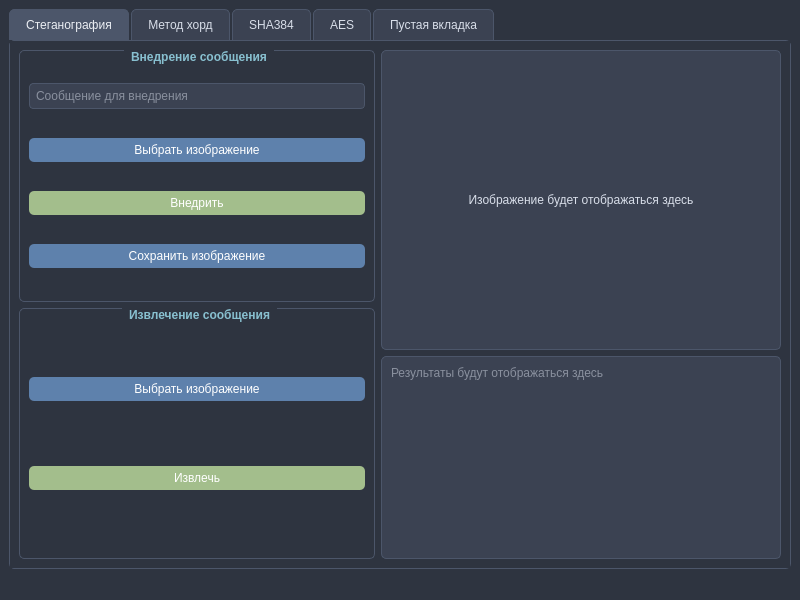
<?xml version="1.0" encoding="UTF-8"?>
<ui version="4.0">
 <class>MainWindow</class>
 <widget class="QMainWindow" name="MainWindow">
  <property name="geometry">
   <rect>
    <x>0</x>
    <y>0</y>
    <width>800</width>
    <height>600</height>
   </rect>
  </property>
  <property name="windowTitle">
   <string>Многофункциональное приложение</string>
  </property>
  <property name="styleSheet">
   <string notr="true">background-color: #2E3440;
color: #D8DEE9; </string>
  </property>
  <widget class="QWidget" name="centralwidget">
   <layout class="QVBoxLayout" name="verticalLayout">
    <item>
     <widget class="QTabWidget" name="tabWidget">
      <property name="styleSheet">
       <string notr="true">QTabWidget::pane {
    border: 1px solid #4C566A;
    background-color: #2E3440;
    border-radius: 5px;
}

QTabBar::tab {
    background-color: #3B4252;
    color: #D8DEE9;
    padding: 8px 16px;
    border-top-left-radius: 5px;
    border-top-right-radius: 5px;
    border: 1px solid #4C566A;
    border-bottom: none;
    margin-right: 2px;
}

QTabBar::tab:selected {
    background-color: #4C566A;
    color: #ECEFF4;
}

QTabBar::tab:hover:!selected {
    background-color: #434C5E;
}</string>
      </property>
      <property name="currentIndex">
       <number>0</number>
      </property>
      <widget class="QWidget" name="tabSteganography">
       <attribute name="title">
        <string>Стеганография</string>
       </attribute>
       <layout class="QVBoxLayout" name="verticalLayout_2">
        <item>
         <layout class="QHBoxLayout" name="horizontalLayout">
          <item>
           <layout class="QVBoxLayout" name="verticalLayout_3">
            <item>
             <widget class="QGroupBox" name="groupBoxEmbed">
              <property name="title">
               <string>Внедрение сообщения</string>
              </property>
              <property name="styleSheet">
               <string notr="true">QGroupBox {
    border: 1px solid #4C566A;
    border-radius: 5px;
    margin-top: 1ex;
    font-weight: bold;
    color: #88C0D0;
}

QGroupBox::title {
    subcontrol-origin: margin;
    subcontrol-position: top center;
    padding: 0 5px;
}</string>
              </property>
              <layout class="QVBoxLayout" name="verticalLayout_5">
               <item>
                <widget class="QLineEdit" name="editEmbedMessage">
                 <property name="styleSheet">
                  <string notr="true">QLineEdit {
    background-color: #3B4252;
    color: #D8DEE9;
    border: 1px solid #4C566A;
    border-radius: 4px;
    padding: 4px;
}</string>
                 </property>
                 <property name="placeholderText">
                  <string>Сообщение для внедрения</string>
                 </property>
                </widget>
               </item>
               <item>
                <widget class="QPushButton" name="btnSelectImageEmbed">
                 <property name="styleSheet">
                  <string notr="true">QPushButton {
    background-color: #5E81AC;
    color: white;
    border-radius: 5px;
    padding: 5px;
}
QPushButton:hover {
    background-color: #81A1C1;
}</string>
                 </property>
                 <property name="text">
                  <string>Выбрать изображение</string>
                 </property>
                </widget>
               </item>
               <item>
                <widget class="QPushButton" name="btnEmbed">
                 <property name="styleSheet">
                  <string notr="true">QPushButton {
    background-color: #A3BE8C;
    color: white;
    border-radius: 5px;
    padding: 5px;
}
QPushButton:hover {
    background-color: #B9D39C;
}</string>
                 </property>
                 <property name="text">
                  <string>Внедрить</string>
                 </property>
                </widget>
               </item>
               <item>
                <widget class="QPushButton" name="btnSaveImage">
                 <property name="styleSheet">
                  <string notr="true">QPushButton {
    background-color: #5E81AC;
    color: white;
    border-radius: 5px;
    padding: 5px;
}
QPushButton:hover {
    background-color: #81A1C1;
}</string>
                 </property>
                 <property name="text">
                  <string>Сохранить изображение</string>
                 </property>
                </widget>
               </item>
              </layout>
             </widget>
            </item>
            <item>
             <widget class="QGroupBox" name="groupBoxExtract">
              <property name="title">
               <string>Извлечение сообщения</string>
              </property>
              <property name="styleSheet">
               <string notr="true">QGroupBox {
    border: 1px solid #4C566A;
    border-radius: 5px;
    margin-top: 1ex;
    font-weight: bold;
    color: #88C0D0;
}

QGroupBox::title {
    subcontrol-origin: margin;
    subcontrol-position: top center;
    padding: 0 5px;
}</string>
              </property>
              <layout class="QVBoxLayout" name="verticalLayout_6">
               <item>
                <widget class="QPushButton" name="btnSelectImageExtract">
                 <property name="styleSheet">
                  <string notr="true">QPushButton {
    background-color: #5E81AC;
    color: white;
    border-radius: 5px;
    padding: 5px;
}
QPushButton:hover {
    background-color: #81A1C1;
}</string>
                 </property>
                 <property name="text">
                  <string>Выбрать изображение</string>
                 </property>
                </widget>
               </item>
               <item>
                <widget class="QPushButton" name="btnExtract">
                 <property name="styleSheet">
                  <string notr="true">QPushButton {
    background-color: #A3BE8C;
    color: white;
    border-radius: 5px;
    padding: 5px;
}
QPushButton:hover {
    background-color: #B9D39C;
}</string>
                 </property>
                 <property name="text">
                  <string>Извлечь</string>
                 </property>
                </widget>
               </item>
              </layout>
             </widget>
            </item>
           </layout>
          </item>
          <item>
           <layout class="QVBoxLayout" name="verticalLayout_4">
            <item>
             <widget class="QLabel" name="labelImage">
              <property name="minimumSize">
               <size>
                <width>400</width>
                <height>300</height>
               </size>
              </property>
              <property name="styleSheet">
               <string notr="true">QLabel {
    background-color: #3B4252;
    border: 1px solid #4C566A;
    border-radius: 5px;
}</string>
              </property>
              <property name="text">
               <string>Изображение будет отображаться здесь</string>
              </property>
              <property name="alignment">
               <set>Qt::AlignCenter</set>
              </property>
             </widget>
            </item>
            <item>
             <widget class="QTextEdit" name="textOutput">
              <property name="styleSheet">
               <string notr="true">QTextEdit {
    background-color: #3B4252;
    color: #D8DEE9;
    border: 1px solid #4C566A;
    border-radius: 5px;
    padding: 5px;
}</string>
              </property>
              <property name="readOnly">
               <bool>true</bool>
              </property>
              <property name="placeholderText">
               <string>Результаты будут отображаться здесь</string>
              </property>
             </widget>
            </item>
           </layout>
          </item>
         </layout>
        </item>
       </layout>
      </widget>
      <widget class="QWidget" name="tabChordMethod">
       <attribute name="title">
        <string>Метод хорд</string>
       </attribute>
       <layout class="QVBoxLayout" name="verticalLayout_7">
        <item>
         <layout class="QHBoxLayout" name="horizontalLayout_2">
          <item>
           <layout class="QVBoxLayout" name="verticalLayout_8">
            <item>
             <widget class="QGroupBox" name="groupBoxFunction">
              <property name="title">
               <string>Функция</string>
              </property>
              <property name="styleSheet">
               <string notr="true">QGroupBox {
    border: 1px solid #4C566A;
    border-radius: 5px;
    margin-top: 1ex;
    font-weight: bold;
    color: #88C0D0;
}

QGroupBox::title {
    subcontrol-origin: margin;
    subcontrol-position: top center;
    padding: 0 5px;
}</string>
              </property>
              <layout class="QVBoxLayout" name="verticalLayout_9">
               <item>
                <widget class="QComboBox" name="comboFunction">
                 <property name="styleSheet">
                  <string notr="true">QComboBox {
    background-color: #3B4252;
    color: #D8DEE9;
    border: 1px solid #4C566A;
    border-radius: 4px;
    padding: 4px;
}</string>
                 </property>
                 <item>
                  <property name="text">
                   <string>x^2 - 4</string>
                  </property>
                 </item>
                 <item>
                  <property name="text">
                   <string>sin(x) - 0.5</string>
                  </property>
                 </item>
                 <item>
                  <property name="text">
                   <string>x^3 - 2*x - 5</string>
                  </property>
                 </item>
                 <item>
                  <property name="text">
                   <string>exp(x) - 3</string>
                  </property>
                 </item>
                 <item>
                  <property name="text">
                   <string>log(x) - 1</string>
                  </property>
                 </item>
                </widget>
               </item>
              </layout>
             </widget>
            </item>
            <item>
             <widget class="QGroupBox" name="groupBoxInterval">
              <property name="title">
               <string>Интервал</string>
              </property>
              <property name="styleSheet">
               <string notr="true">QGroupBox {
    border: 1px solid #4C566A;
    border-radius: 5px;
    margin-top: 1ex;
    font-weight: bold;
    color: #88C0D0;
}

QGroupBox::title {
    subcontrol-origin: margin;
    subcontrol-position: top center;
    padding: 0 5px;
}</string>
              </property>
              <layout class="QFormLayout" name="formLayout">
               <item row="0" column="0">
                <widget class="QLabel" name="labelA">
                 <property name="text">
                  <string>a:</string>
                 </property>
                </widget>
               </item>
               <item row="0" column="1">
                <widget class="QLineEdit" name="editA">
                 <property name="styleSheet">
                  <string notr="true">QLineEdit {
    background-color: #3B4252;
    color: #D8DEE9;
    border: 1px solid #4C566A;
    border-radius: 4px;
    padding: 4px;
}</string>
                 </property>
                 <property name="text">
                  <string>0</string>
                 </property>
                </widget>
               </item>
               <item row="1" column="0">
                <widget class="QLabel" name="labelB">
                 <property name="text">
                  <string>b:</string>
                 </property>
                </widget>
               </item>
               <item row="1" column="1">
                <widget class="QLineEdit" name="editB">
                 <property name="styleSheet">
                  <string notr="true">QLineEdit {
    background-color: #3B4252;
    color: #D8DEE9;
    border: 1px solid #4C566A;
    border-radius: 4px;
    padding: 4px;
}</string>
                 </property>
                 <property name="text">
                  <string>3</string>
                 </property>
                </widget>
               </item>
              </layout>
             </widget>
            </item>
            <item>
             <widget class="QGroupBox" name="groupBoxParams">
              <property name="title">
               <string>Параметры</string>
              </property>
              <property name="styleSheet">
               <string notr="true">QGroupBox {
    border: 1px solid #4C566A;
    border-radius: 5px;
    margin-top: 1ex;
    font-weight: bold;
    color: #88C0D0;
}

QGroupBox::title {
    subcontrol-origin: margin;
    subcontrol-position: top center;
    padding: 0 5px;
}</string>
              </property>
              <layout class="QFormLayout" name="formLayout_2">
               <item row="0" column="0">
                <widget class="QLabel" name="labelEpsilon">
                 <property name="text">
                  <string>Точность:</string>
                 </property>
                </widget>
               </item>
               <item row="0" column="1">
                <widget class="QLineEdit" name="editEpsilon">
                 <property name="styleSheet">
                  <string notr="true">QLineEdit {
    background-color: #3B4252;
    color: #D8DEE9;
    border: 1px solid #4C566A;
    border-radius: 4px;
    padding: 4px;
}</string>
                 </property>
                 <property name="text">
                  <string>0.0001</string>
                 </property>
                </widget>
               </item>
               <item row="1" column="0">
                <widget class="QLabel" name="labelMaxIter">
                 <property name="text">
                  <string>Макс. итераций:</string>
                 </property>
                </widget>
               </item>
               <item row="1" column="1">
                <widget class="QLineEdit" name="editMaxIter">
                 <property name="styleSheet">
                  <string notr="true">QLineEdit {
    background-color: #3B4252;
    color: #D8DEE9;
    border: 1px solid #4C566A;
    border-radius: 4px;
    padding: 4px;
}</string>
                 </property>
                 <property name="text">
                  <string>100</string>
                 </property>
                </widget>
               </item>
              </layout>
             </widget>
            </item>
            <item>
             <widget class="QPushButton" name="btnSolve">
              <property name="styleSheet">
               <string notr="true">QPushButton {
    background-color: #A3BE8C;
    color: white;
    border-radius: 5px;
    padding: 5px;
}
QPushButton:hover {
    background-color: #B9D39C;
}</string>
              </property>
              <property name="text">
               <string>Найти корень</string>
              </property>
             </widget>
            </item>
            <item>
             <widget class="QPushButton" name="btnClear">
              <property name="styleSheet">
               <string notr="true">QPushButton {
    background-color: #BF616A;
    color: white;
    border-radius: 5px;
    padding: 5px;
}
QPushButton:hover {
    background-color: #CF717A;
}</string>
              </property>
              <property name="text">
               <string>Очистить</string>
              </property>
             </widget>
            </item>
            <item>
             <widget class="QGroupBox" name="groupBoxResult">
              <property name="title">
               <string>Результат</string>
              </property>
              <property name="styleSheet">
               <string notr="true">QGroupBox {
    border: 1px solid #4C566A;
    border-radius: 5px;
    margin-top: 1ex;
    font-weight: bold;
    color: #88C0D0;
}

QGroupBox::title {
    subcontrol-origin: margin;
    subcontrol-position: top center;
    padding: 0 5px;
}</string>
              </property>
              <layout class="QVBoxLayout" name="verticalLayout_10">
               <item>
                <widget class="QTextEdit" name="textResult">
                 <property name="styleSheet">
                  <string notr="true">QTextEdit {
    background-color: #3B4252;
    color: #D8DEE9;
    border: 1px solid #4C566A;
    border-radius: 4px;
    padding: 4px;
}</string>
                 </property>
                 <property name="readOnly">
                  <bool>true</bool>
                 </property>
                 <property name="placeholderText">
                  <string>Результат вычислений</string>
                 </property>
                </widget>
               </item>
              </layout>
             </widget>
            </item>
           </layout>
          </item>
          <item>
           <widget class="QGraphicsView" name="graphicsView">
            <property name="minimumSize">
             <size>
              <width>400</width>
              <height>300</height>
             </size>
            </property>
            <property name="styleSheet">
             <string notr="true">QGraphicsView {
    background-color: #3B4252;
    border: 1px solid #4C566A;
    border-radius: 5px;
}</string>
            </property>
           </widget>
          </item>
         </layout>
        </item>
       </layout>
      </widget>
      <widget class="QWidget" name="tabSHA384">
       <attribute name="title">
        <string>SHA384</string>
       </attribute>
       <layout class="QVBoxLayout" name="verticalLayout_9">
        <item>
         <widget class="QGroupBox" name="groupBoxSHA384">
          <property name="title">
           <string>Хеширование SHA384</string>
          </property>
          <property name="styleSheet">
           <string notr="true">QGroupBox {
    border: 1px solid #4C566A;
    border-radius: 5px;
    margin-top: 1ex;
    font-weight: bold;
    color: #88C0D0;
}

QGroupBox::title {
    subcontrol-origin: margin;
    subcontrol-position: top center;
    padding: 0 5px;
}</string>
          </property>
          <layout class="QVBoxLayout" name="verticalLayout_11">
           <item>
            <widget class="QTextEdit" name="editSha384Data">
             <property name="styleSheet">
              <string notr="true">QTextEdit {
    background-color: #3B4252;
    color: #D8DEE9;
    border: 1px solid #4C566A;
    border-radius: 4px;
    padding: 4px;
}</string>
             </property>
             <property name="placeholderText">
              <string>Введите данные для хеширования</string>
             </property>
            </widget>
           </item>
           <item>
            <widget class="QPushButton" name="btnHashSha384">
             <property name="styleSheet">
              <string notr="true">QPushButton {
    background-color: #A3BE8C;
    color: white;
    border-radius: 5px;
    padding: 5px;
}
QPushButton:hover {
    background-color: #B9D39C;
}</string>
             </property>
             <property name="text">
              <string>Вычислить SHA384 хеш</string>
             </property>
            </widget>
           </item>
           <item>
            <widget class="QTextEdit" name="editSha384Result">
             <property name="styleSheet">
              <string notr="true">QTextEdit {
    background-color: #3B4252;
    color: #D8DEE9;
    border: 1px solid #4C566A;
    border-radius: 4px;
    padding: 4px;
}</string>
             </property>
             <property name="readOnly">
              <bool>true</bool>
             </property>
             <property name="placeholderText">
              <string>Результат хеширования</string>
             </property>
            </widget>
           </item>
          </layout>
         </widget>
        </item>
       </layout>
      </widget>
      <widget class="QWidget" name="tabAES">
       <attribute name="title">
        <string>AES</string>
       </attribute>
       <layout class="QVBoxLayout" name="verticalLayout_10">
        <item>
         <widget class="QGroupBox" name="groupBoxAES">
          <property name="title">
           <string>AES Шифрование/Дешифрование</string>
          </property>
          <property name="styleSheet">
           <string notr="true">QGroupBox {
    border: 1px solid #4C566A;
    border-radius: 5px;
    margin-top: 1ex;
    font-weight: bold;
    color: #88C0D0;
}

QGroupBox::title {
    subcontrol-origin: margin;
    subcontrol-position: top center;
    padding: 0 5px;
}</string>
          </property>
          <layout class="QVBoxLayout" name="verticalLayout_12">
           <item>
            <widget class="QLineEdit" name="editAesKey">
             <property name="styleSheet">
              <string notr="true">QLineEdit {
    background-color: #3B4252;
    color: #D8DEE9;
    border: 1px solid #4C566A;
    border-radius: 4px;
    padding: 4px;
}</string>
             </property>
             <property name="placeholderText">
              <string>Введите ключ (16, 24 или 32 байта)</string>
             </property>
            </widget>
           </item>
           <item>
            <widget class="QTextEdit" name="editAesPlaintext">
             <property name="styleSheet">
              <string notr="true">QTextEdit {
    background-color: #3B4252;
    color: #D8DEE9;
    border: 1px solid #4C566A;
    border-radius: 4px;
    padding: 4px;
}</string>
             </property>
             <property name="placeholderText">
              <string>Введите открытый текст</string>
             </property>
            </widget>
           </item>
           <item>
            <widget class="QPushButton" name="btnEncryptAes">
             <property name="styleSheet">
              <string notr="true">QPushButton {
    background-color: #A3BE8C;
    color: white;
    border-radius: 5px;
    padding: 5px;
}
QPushButton:hover {
    background-color: #B9D39C;
}</string>
             </property>
             <property name="text">
              <string>Зашифровать</string>
             </property>
            </widget>
           </item>
           <item>
            <widget class="QTextEdit" name="editAesCiphertext">
             <property name="styleSheet">
              <string notr="true">QTextEdit {
    background-color: #3B4252;
    color: #D8DEE9;
    border: 1px solid #4C566A;
    border-radius: 4px;
    padding: 4px;
}</string>
             </property>
             <property name="placeholderText">
              <string>Введите зашифрованный текст</string>
             </property>
            </widget>
           </item>
           <item>
            <widget class="QPushButton" name="btnDecryptAes">
             <property name="styleSheet">
              <string notr="true">QPushButton {
    background-color: #A3BE8C;
    color: white;
    border-radius: 5px;
    padding: 5px;
}
QPushButton:hover {
    background-color: #B9D39C;
}</string>
             </property>
             <property name="text">
              <string>Расшифровать</string>
             </property>
            </widget>
           </item>
          </layout>
         </widget>
        </item>
       </layout>
      </widget>
      <widget class="QWidget" name="tabEmpty">
       <attribute name="title">
        <string>Пустая вкладка</string>
       </attribute>
       <layout class="QVBoxLayout" name="verticalLayout_7">
        <item>
         <widget class="QLabel" name="labelEmpty">
          <property name="styleSheet">
           <string notr="true">QLabel {
    color: #D8DEE9;
    font-size: 16pt;
    font-weight: bold;
}</string>
          </property>
          <property name="text">
           <string>Пустая вкладка для будущего расширения</string>
          </property>
          <property name="alignment">
           <set>Qt::AlignCenter</set>
          </property>
         </widget>
        </item>
       </layout>
      </widget>
     </widget>
    </item>
   </layout>
  </widget>
  <widget class="QMenuBar" name="menubar">
   <property name="geometry">
    <rect>
     <x>0</x>
     <y>0</y>
     <width>800</width>
     <height>25</height>
    </rect>
   </property>
  </widget>
  <widget class="QStatusBar" name="statusbar"/>
 </widget>
 <resources/>
 <connections/>
</ui>
